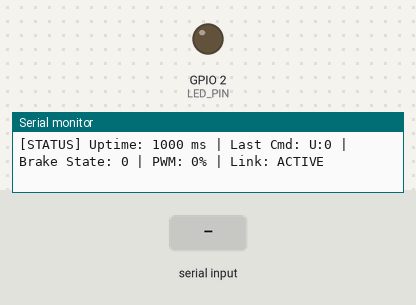
Recording of a sketch running on a simulated ESP32. On the bench: output pins drawn as LEDs (lit = HIGH), the last lines printed to the serial monitor. Inputs (shaded band) come from the test bench.

Above: at 1.2 s.
1.3 s: "THROTTLE 1\n" received over Serial
At 1.95 s:
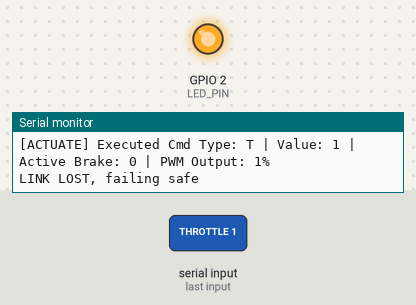
4.3 s: "STEER 1\n" received over Serial
7.3 s: "BRAKE 1\n" received over Serial
Timing chart, 0 to 16.3 s (numbered marks = the images above; inputs shaded):
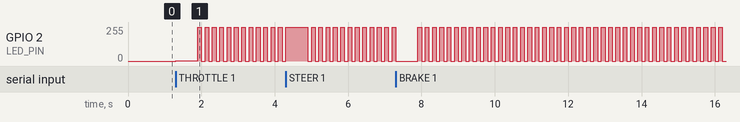

Measured:
- after the input at 1.3 s, GPIO 2 (LED_PIN): 0/255 → 2/255 at once, then repeats every 0.20 s: 255/255 0.10 s, 0/255 0.10 s

The sketch:

CUERT.ino
```cpp
#include <Arduino.h>
#include <freertos/FreeRTOS.h>
#include <freertos/task.h>
#include <freertos/queue.h>
#include <freertos/semphr.h>
#include <atomic>
#include <cstdlib>
#include <cstring>

// ==========================================
// HARDWARE & TIMING CONSTANTS (ESP32 DevKit)
// ==========================================
constexpr uint8_t LED_PIN = 2;          // Onboard LED on standard ESP32 DevKit v1
constexpr uint32_t PWM_FREQ = 5000;      // 5 kHz PWM
constexpr uint8_t PWM_RESOLUTION = 8;    // 8-bit resolution (0-255)

constexpr uint32_t WATCHDOG_TIMEOUT_MS = 500;
constexpr uint32_t STATUS_INTERVAL_MS = 1000;
constexpr uint8_t  QUEUE_DEPTH = 16;
constexpr size_t   MAX_LINE_BUF = 64;

// ==========================================
// DATA STRUCTURES
// ==========================================
enum class CommandType : char {
    Throttle = 'T',
    Steer    = 'S',
    Brake    = 'B',
    Ping     = 'P',
    Unknown  = 'U'
};

struct Command_t {
    CommandType type{CommandType::Unknown};
    int16_t value{0};          // 0..100 (Throttle/Brake) or -100..100 (Steer)
    uint32_t timestamp_ms{0};   // System millis() when received
};

// ==========================================
// GLOBAL STATE & IPC
// ==========================================
static QueueHandle_t xCommandQueue = nullptr;
static SemaphoreHandle_t xStateMutex = nullptr;

// Atomic timestamp for zero-latency, thread-safe watchdog reading
static std::atomic<uint32_t> g_last_command_timestamp{0};

// Strict Brake Safety State
static std::atomic<int16_t> g_current_brake{0};

// System Telemetry State
static Command_t g_last_cmd;
static uint8_t   g_current_pwm_percent = 0;
static bool      g_failsafe_active = false;

// ==========================================
// HELPER FUNCTIONS
// ==========================================
void Output_SetPWM(uint8_t percent) {
    if (percent > 100) percent = 100;
    g_current_pwm_percent = percent;

    uint32_t duty = (percent * 255) / 100;
    ledcWrite(LED_PIN, duty); // ESP32 v3.x API uses LED_PIN directly
}

void ParseAndEnqueueLine(char* line) {
    // Strip trailing \r or \n
    size_t len = strlen(line);
    while (len > 0 && (line[len - 1] == '\r' || line[len - 1] == '\n')) {
        line[--len] = '\0';
    }
    if (len == 0) return;

    Command_t cmd;
    cmd.timestamp_ms = millis();

    // Check PING
    if (strcmp(line, "PING") == 0) {
        cmd.type = CommandType::Ping;
        cmd.value = 0;
        Serial.println("[ACK] PONG");
    } else {
        // Tokenize command string
        char* token = strtok(line, " ");
        if (token == nullptr) return;

        char* val_str = strtok(nullptr, " ");

        if (strcmp(token, "THROTTLE") == 0) {
            cmd.type = CommandType::Throttle;
        } else if (strcmp(token, "STEER") == 0) {
            cmd.type = CommandType::Steer;
        } else if (strcmp(token, "BRAKE") == 0) {
            cmd.type = CommandType::Brake;
        } else {
            // Malformed / unknown string -> Ignore safely
            return;
        }

        // Validate integer value
        if (val_str == nullptr) return;
        char* endptr = nullptr;
        long parsed_val = strtol(val_str, &endptr, 10);
        if (endptr == val_str || *endptr != '\0') {
            // Non-numeric trailing characters -> Malformed input ignored
            return;
        }
        cmd.value = static_cast<int16_t>(parsed_val);
    }

    // Update link activity timestamp immediately
    g_last_command_timestamp.store(cmd.timestamp_ms);

    // Push to Queue with Queue Full Protection for BRAKE
    if (xQueueSend(xCommandQueue, &cmd, 0) != pdPASS) {
        if (cmd.type == CommandType::Brake) {
            // Queue is full! Overwrite or clear 1 space to guarantee BRAKE is NEVER dropped
            Command_t dummy;
            xQueueReceive(xCommandQueue, &dummy, 0);
            xQueueSend(xCommandQueue, &cmd, 0);
        }
    }
}

// ==========================================
// FREERTOS TASKS
// ==========================================

// Task 1: COMMAND_RX (Priority 4 - Highest)
void Task_CommandRX(void* pvParameters) {
    static char rx_buffer[MAX_LINE_BUF];
    static size_t rx_idx = 0;

    for (;;) {
        while (Serial.available() > 0) {
            char c = static_cast<char>(Serial.read());
            if (c == '\n') {
                rx_buffer[rx_idx] = '\0';
                ParseAndEnqueueLine(rx_buffer);
                rx_idx = 0;
            } else if (c != '\r') {
                if (rx_idx < MAX_LINE_BUF - 1) {
                    rx_buffer[rx_idx++] = c;
                } else {
                    // Buffer overflow protection: flush line
                    rx_idx = 0;
                }
            }
        }
        vTaskDelay(pdMS_TO_TICKS(10));
    }
}

// Task 2: ACTUATE (Priority 3 - Medium High)
void Task_Actuate(void* pvParameters) {
    Command_t cmd;

    for (;;) {
        if (xQueueReceive(xCommandQueue, &cmd, portMAX_DELAY) == pdTRUE) {
            if (xSemaphoreTake(xStateMutex, portMAX_DELAY) == pdTRUE) {
                g_last_cmd = cmd;
                g_failsafe_active = false; // Recover from failsafe on new command

                // Update active brake latch
                if (cmd.type == CommandType::Brake) {
                    g_current_brake.store(cmd.value);
                }

                // STRICT SAFETY OVERRIDE:
                // As long as brake > 0, force PWM output to 0% regardless of THROTTLE
                if (g_current_brake.load() > 0) {
                    Output_SetPWM(0);
                } else if (cmd.type == CommandType::Throttle) {
                    Output_SetPWM(static_cast<uint8_t>(cmd.value));
                }

                // Log execution
                Serial.print("[ACTUATE] Executed Cmd Type: ");
                Serial.print(static_cast<char>(cmd.type));
                Serial.print(" | Value: ");
                Serial.print(cmd.value);
                Serial.print(" | Active Brake: ");
                Serial.print(g_current_brake.load());
                Serial.print(" | PWM Output: ");
                Serial.print(g_current_pwm_percent);
                Serial.println("%");

                xSemaphoreGive(xStateMutex);
            }
        }
    }
}

// Task 3: WATCHDOG / FAIL-SAFE (Priority 2 - Low, Always Runs)
void Task_Watchdog(void* pvParameters) {
    TickType_t xLastWakeTime = xTaskGetTickCount();
    bool prev_failsafe_state = false;

    for (;;) {
        uint32_t now = millis();
        uint32_t last_ts = g_last_command_timestamp.load();

        if (last_ts > 0 && (now - last_ts > WATCHDOG_TIMEOUT_MS)) {
            if (xSemaphoreTake(xStateMutex, portMAX_DELAY) == pdTRUE) {
                g_failsafe_active = true;

                if (!prev_failsafe_state) {
                    Serial.println("LINK LOST, failing safe");
                    prev_failsafe_state = true;
                }

                // Safe Idle Blink Pattern (5 Hz -> Toggle every 100ms)
                static bool toggle = false;
                toggle = !toggle;
                Output_SetPWM(toggle ? 100 : 0);

                xSemaphoreGive(xStateMutex);
            }
        } else {
            prev_failsafe_state = false;
        }

        vTaskDelayUntil(&xLastWakeTime, pdMS_TO_TICKS(100));
    }
}

// Task 4: STATUS (Priority 1 - Lowest)
void Task_Status(void* pvParameters) {
    TickType_t xLastWakeTime = xTaskGetTickCount();

    for (;;) {
        if (xSemaphoreTake(xStateMutex, portMAX_DELAY) == pdTRUE) {
            Serial.print("[STATUS] Uptime: ");
            Serial.print(millis());
            Serial.print(" ms | Last Cmd: ");
            Serial.print(static_cast<char>(g_last_cmd.type));
            Serial.print(":");
            Serial.print(g_last_cmd.value);
            Serial.print(" | Brake State: ");
            Serial.print(g_current_brake.load());
            Serial.print(" | PWM: ");
            Serial.print(g_current_pwm_percent);
            Serial.print("% | Link: ");
            Serial.println(g_failsafe_active ? "FAIL-SAFE (LINK LOST)" : "ACTIVE");

            xSemaphoreGive(xStateMutex);
        }

        vTaskDelayUntil(&xLastWakeTime, pdMS_TO_TICKS(STATUS_INTERVAL_MS));
    }
}

// ==========================================
// MAIN SETUP & LOOP
// ==========================================
void setup() {
    Serial.begin(115200);
    while (!Serial && millis() < 2000); // Wait for serial console initialization

    // Attach PWM to onboard LED (Pin 2) using modern ESP32 v3.x API
    ledcAttach(LED_PIN, PWM_FREQ, PWM_RESOLUTION);

    // Initialize IPC objects
    xCommandQueue = xQueueCreate(QUEUE_DEPTH, sizeof(Command_t));
    xStateMutex   = xSemaphoreCreateMutex();

    if (xCommandQueue == nullptr || xStateMutex == nullptr) {
        Serial.println("[FATAL] FreeRTOS static allocation failed!");
        while (1);
    }

    // Create RTOS Tasks
    xTaskCreate(Task_CommandRX, "COMMAND_RX", 3072, nullptr, 4, nullptr);
    xTaskCreate(Task_Actuate,   "ACTUATE",    2048, nullptr, 3, nullptr);
    xTaskCreate(Task_Watchdog,  "WATCHDOG",   2048, nullptr, 2, nullptr);
    xTaskCreate(Task_Status,    "STATUS",     2048, nullptr, 1, nullptr);

    Serial.println("[SYSTEM] RTOS Sensor-to-CAN Bridge Online.");
}

void loop() {
    // Managed entirely by FreeRTOS scheduler
    vTaskDelete(NULL);
}
```
